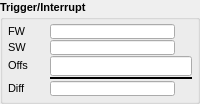
       <widget class="QGroupBox" name="groupBox_8">
        <property name="font">
         <font>
          <pointsize>8</pointsize>
          <weight>75</weight>
          <bold>true</bold>
         </font>
        </property>
        <property name="title">
         <string>Trigger/Interrupt</string>
        </property>
        <layout class="QGridLayout" name="gridLayout_3">
         <property name="margin">
          <number>5</number>
         </property>
         <property name="spacing">
          <number>1</number>
         </property>
         <item row="1" column="0">
          <widget class="QLabel" name="label_62">
           <property name="sizePolicy">
            <sizepolicy hsizetype="Preferred" vsizetype="Fixed">
             <horstretch>0</horstretch>
             <verstretch>0</verstretch>
            </sizepolicy>
           </property>
           <property name="minimumSize">
            <size>
             <width>0</width>
             <height>15</height>
            </size>
           </property>
           <property name="font">
            <font>
             <weight>50</weight>
             <bold>false</bold>
            </font>
           </property>
           <property name="text">
            <string>SW</string>
           </property>
           <property name="alignment">
            <set>Qt::AlignLeading|Qt::AlignLeft|Qt::AlignVCenter</set>
           </property>
          </widget>
         </item>
         <item row="0" column="0">
          <widget class="QLabel" name="label_61">
           <property name="sizePolicy">
            <sizepolicy hsizetype="Preferred" vsizetype="Fixed">
             <horstretch>0</horstretch>
             <verstretch>0</verstretch>
            </sizepolicy>
           </property>
           <property name="minimumSize">
            <size>
             <width>0</width>
             <height>15</height>
            </size>
           </property>
           <property name="font">
            <font>
             <weight>50</weight>
             <bold>false</bold>
            </font>
           </property>
           <property name="text">
            <string>FW</string>
           </property>
           <property name="alignment">
            <set>Qt::AlignLeading|Qt::AlignLeft|Qt::AlignVCenter</set>
           </property>
          </widget>
         </item>
         <item row="4" column="0">
          <widget class="QLabel" name="label_64">
           <property name="sizePolicy">
            <sizepolicy hsizetype="Preferred" vsizetype="Fixed">
             <horstretch>0</horstretch>
             <verstretch>0</verstretch>
            </sizepolicy>
           </property>
           <property name="minimumSize">
            <size>
             <width>0</width>
             <height>15</height>
            </size>
           </property>
           <property name="font">
            <font>
             <weight>50</weight>
             <bold>false</bold>
            </font>
           </property>
           <property name="text">
            <string>Diff</string>
           </property>
           <property name="alignment">
            <set>Qt::AlignLeading|Qt::AlignLeft|Qt::AlignVCenter</set>
           </property>
          </widget>
         </item>
         <item row="2" column="0">
          <widget class="QLabel" name="label_63">
           <property name="sizePolicy">
            <sizepolicy hsizetype="Preferred" vsizetype="Fixed">
             <horstretch>0</horstretch>
             <verstretch>0</verstretch>
            </sizepolicy>
           </property>
           <property name="minimumSize">
            <size>
             <width>0</width>
             <height>15</height>
            </size>
           </property>
           <property name="font">
            <font>
             <weight>50</weight>
             <bold>false</bold>
            </font>
           </property>
           <property name="text">
            <string>Offs</string>
           </property>
           <property name="alignment">
            <set>Qt::AlignLeading|Qt::AlignLeft|Qt::AlignVCenter</set>
           </property>
          </widget>
         </item>
         <item row="0" column="2">
          <widget class="caLineEdit" name="caLineEdit_13">
           <property name="sizePolicy">
            <sizepolicy hsizetype="Fixed" vsizetype="Fixed">
             <horstretch>0</horstretch>
             <verstretch>0</verstretch>
            </sizepolicy>
           </property>
           <property name="minimumSize">
            <size>
             <width>80</width>
             <height>15</height>
            </size>
           </property>
           <property name="maximumSize">
            <size>
             <width>16777215</width>
             <height>15</height>
            </size>
           </property>
           <property name="font">
            <font>
             <family>Lucida Sans Typewriter</family>
             <pointsize>9</pointsize>
            </font>
           </property>
           <property name="alignment">
            <set>Qt::AlignAbsolute|Qt::AlignRight|Qt::AlignTrailing|Qt::AlignVCenter</set>
           </property>
           <property name="channel" stdset="0">
            <string>$(DEV):TRIG-CNT-FW</string>
           </property>
           <property name="foreground">
            <color>
             <red>0</red>
             <green>0</green>
             <blue>0</blue>
            </color>
           </property>
           <property name="background">
            <color>
             <red>187</red>
             <green>187</green>
             <blue>187</blue>
            </color>
           </property>
           <property name="colorMode">
            <enum>caLineEdit::Static</enum>
           </property>
           <property name="precisionMode">
            <enum>caLineEdit::Channel</enum>
           </property>
           <property name="limitsMode">
            <enum>caLineEdit::Channel</enum>
           </property>
           <property name="maxValue">
            <double>1.000000000000000</double>
           </property>
           <property name="minValue">
            <double>0.000000000000000</double>
           </property>
           <property name="fontScaleMode">
            <enum>caLineEdit::Height</enum>
           </property>
           <property name="formatType">
            <enum>caLineEdit::decimal</enum>
           </property>
          </widget>
         </item>
         <item row="4" column="2">
          <widget class="caLineEdit" name="caLineEdit_15">
           <property name="sizePolicy">
            <sizepolicy hsizetype="Fixed" vsizetype="Fixed">
             <horstretch>0</horstretch>
             <verstretch>0</verstretch>
            </sizepolicy>
           </property>
           <property name="minimumSize">
            <size>
             <width>80</width>
             <height>15</height>
            </size>
           </property>
           <property name="maximumSize">
            <size>
             <width>16777215</width>
             <height>15</height>
            </size>
           </property>
           <property name="font">
            <font>
             <family>Lucida Sans Typewriter</family>
             <pointsize>9</pointsize>
            </font>
           </property>
           <property name="alignment">
            <set>Qt::AlignAbsolute|Qt::AlignRight|Qt::AlignTrailing|Qt::AlignVCenter</set>
           </property>
           <property name="channel" stdset="0">
            <string>$(DEV):TRIG-CNT-DIFF</string>
           </property>
           <property name="foreground">
            <color>
             <red>0</red>
             <green>0</green>
             <blue>0</blue>
            </color>
           </property>
           <property name="background">
            <color>
             <red>187</red>
             <green>187</green>
             <blue>187</blue>
            </color>
           </property>
           <property name="colorMode">
            <enum>caLineEdit::Static</enum>
           </property>
           <property name="precisionMode">
            <enum>caLineEdit::Channel</enum>
           </property>
           <property name="limitsMode">
            <enum>caLineEdit::Channel</enum>
           </property>
           <property name="maxValue">
            <double>1.000000000000000</double>
           </property>
           <property name="minValue">
            <double>0.000000000000000</double>
           </property>
           <property name="fontScaleMode">
            <enum>caLineEdit::Height</enum>
           </property>
           <property name="formatType">
            <enum>caLineEdit::decimal</enum>
           </property>
          </widget>
         </item>
         <item row="1" column="2">
          <widget class="caLineEdit" name="caLineEdit_14">
           <property name="sizePolicy">
            <sizepolicy hsizetype="Fixed" vsizetype="Fixed">
             <horstretch>0</horstretch>
             <verstretch>0</verstretch>
            </sizepolicy>
           </property>
           <property name="minimumSize">
            <size>
             <width>80</width>
             <height>15</height>
            </size>
           </property>
           <property name="maximumSize">
            <size>
             <width>16777215</width>
             <height>15</height>
            </size>
           </property>
           <property name="font">
            <font>
             <family>Lucida Sans Typewriter</family>
             <pointsize>9</pointsize>
            </font>
           </property>
           <property name="alignment">
            <set>Qt::AlignAbsolute|Qt::AlignRight|Qt::AlignTrailing|Qt::AlignVCenter</set>
           </property>
           <property name="channel" stdset="0">
            <string>$(DEV):TRIG-CNT-SW</string>
           </property>
           <property name="foreground">
            <color>
             <red>0</red>
             <green>0</green>
             <blue>0</blue>
            </color>
           </property>
           <property name="background">
            <color>
             <red>187</red>
             <green>187</green>
             <blue>187</blue>
            </color>
           </property>
           <property name="colorMode">
            <enum>caLineEdit::Static</enum>
           </property>
           <property name="precisionMode">
            <enum>caLineEdit::Channel</enum>
           </property>
           <property name="limitsMode">
            <enum>caLineEdit::Channel</enum>
           </property>
           <property name="maxValue">
            <double>1.000000000000000</double>
           </property>
           <property name="minValue">
            <double>0.000000000000000</double>
           </property>
           <property name="fontScaleMode">
            <enum>caLineEdit::Height</enum>
           </property>
           <property name="formatType">
            <enum>caLineEdit::decimal</enum>
           </property>
          </widget>
         </item>
         <item row="2" column="2">
          <widget class="caTextEntry" name="caTextEntry_10">
           <property name="sizePolicy">
            <sizepolicy hsizetype="Fixed" vsizetype="Fixed">
             <horstretch>0</horstretch>
             <verstretch>0</verstretch>
            </sizepolicy>
           </property>
           <property name="minimumSize">
            <size>
             <width>80</width>
             <height>20</height>
            </size>
           </property>
           <property name="maximumSize">
            <size>
             <width>16777215</width>
             <height>20</height>
            </size>
           </property>
           <property name="font">
            <font>
             <family>Lucida Sans Typewriter</family>
             <pointsize>10</pointsize>
            </font>
           </property>
           <property name="alignment">
            <set>Qt::AlignRight|Qt::AlignTrailing|Qt::AlignVCenter</set>
           </property>
           <property name="channel" stdset="0">
            <string>$(DEV):TRIG-CNT-OFFS</string>
           </property>
           <property name="foreground">
            <color>
             <red>0</red>
             <green>0</green>
             <blue>0</blue>
            </color>
           </property>
           <property name="background">
            <color>
             <red>187</red>
             <green>187</green>
             <blue>187</blue>
            </color>
           </property>
           <property name="colorMode">
            <enum>caLineEdit::Static</enum>
           </property>
           <property name="precisionMode">
            <enum>caLineEdit::Channel</enum>
           </property>
           <property name="limitsMode">
            <enum>caLineEdit::Channel</enum>
           </property>
           <property name="maxValue">
            <double>1.000000000000000</double>
           </property>
           <property name="minValue">
            <double>0.000000000000000</double>
           </property>
           <property name="fontScaleMode">
            <enum>caLineEdit::Height</enum>
           </property>
           <property name="formatType">
            <enum>caLineEdit::decimal</enum>
           </property>
          </widget>
         </item>
         <item row="3" column="2">
          <widget class="Line" name="line_25">
           <property name="frameShadow">
            <enum>QFrame::Plain</enum>
           </property>
           <property name="lineWidth">
            <number>2</number>
           </property>
           <property name="orientation">
            <enum>Qt::Horizontal</enum>
           </property>
          </widget>
         </item>
        </layout>
       </widget>
